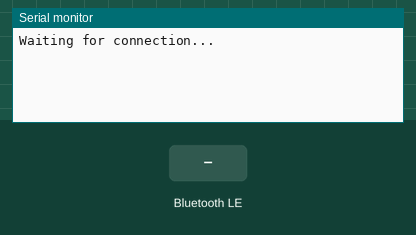
A sketch run on a simulated ESP32. Shown: the last lines printed to the serial monitor. The test bench sets the inputs (shaded band). Nothing arrives over Bluetooth unless stated; a phone connects over Bluetooth LE 3 s after start.

Above: at 1.2 s.
1.3 s: Bluetooth LE write "5" received
At 2.1 s:
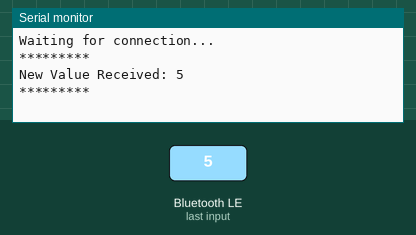
2.8 s: Bluetooth LE write "90" received
At 2.98 s:
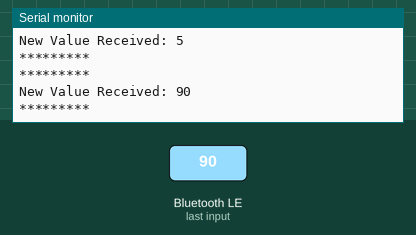
4.5 s: Bluetooth LE write "200" received
At 5.7 s:
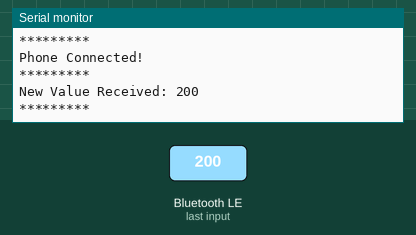

Measured:
- after the input at 1.3 s, the serial monitor: prints a new line after 0.05 s (image 1)
- after the input at 2.8 s, the serial monitor: prints a new line after 0.05 s (image 2)
- after the input at 4.5 s, the serial monitor: prints a new line after 0.05 s (image 3)

The sketch:

BluetoothClientTest.ino
```cpp
#include <BLEDevice.h>
#include <BLEUtils.h>
#include <BLEServer.h>
#include <BLE2902.h>

#define SERVICE_UUID        "4fafc201-1fb5-459e-8fcc-c5c9c331914b"
#define CHARACTERISTIC_UUID "beb5483e-36e1-4688-b7f5-ea07361b26a8"

bool deviceConnected = false;

// Handles Connection and Disconnection
class MyServerCallbacks: public BLEServerCallbacks {
    void onConnect(BLEServer* pServer) {
      deviceConnected = true;
      Serial.println("Phone Connected!");
    };

    void onDisconnect(BLEServer* pServer) {
      deviceConnected = false;
      Serial.println("Phone Disconnected. Restarting Advertising...");
      pServer->getAdvertising()->start(); // Allow other devices to find it again
    }
};


class MyCallbacks: public BLECharacteristicCallbacks {
    void onWrite(BLECharacteristic *pCharacteristic) {
      // Use the native BLE pointer to get the data
      uint8_t* pData = pCharacteristic->getData();
      size_t len = pCharacteristic->getLength();

      if (len > 0) {
        // Convert the raw data to a standard string
        std::string value((char*)pData, len);

        Serial.println("*********");
        Serial.print("New Value Received: ");

        // Convert string to integer
        int receivedInt = atoi(value.c_str());

        Serial.println(receivedInt);
        Serial.println("*********");
      }
    }
};
void setup() {
  Serial.begin(115200);
  BLEDevice::init("DCU-SAUR");

  BLEServer *pServer = BLEDevice::createServer();
  pServer->setCallbacks(new MyServerCallbacks()); // Set the server callbacks

  BLEService *pService = pServer->createService(SERVICE_UUID);

  BLECharacteristic *pCharacteristic = pService->createCharacteristic(
                                         CHARACTERISTIC_UUID,
                                         BLECharacteristic::PROPERTY_READ |
                                         BLECharacteristic::PROPERTY_WRITE |
                                         BLECharacteristic::PROPERTY_NOTIFY
                                       );

  pCharacteristic->setCallbacks(new MyCallbacks());

  // Add a Descriptor (required by some phones for stable connections)
  pCharacteristic->addDescriptor(new BLE2902());

  pService->start();

  BLEAdvertising *pAdvertising = BLEDevice::getAdvertising();
  pAdvertising->addServiceUUID(SERVICE_UUID);
  pAdvertising->setScanResponse(true);

  // These specific intervals help iOS and Android "trust" the connection
  pAdvertising->setMinPreferred(0x06);
  pAdvertising->setMaxPreferred(0x12);

  BLEDevice::startAdvertising();
  Serial.println("Waiting for connection...");
}

void loop() {
  // Keep the loop empty
}
```
